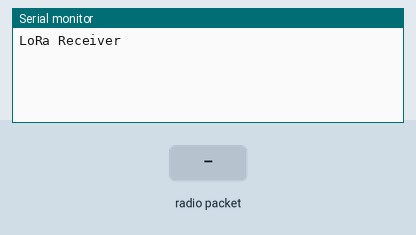
Simulated run of this program. Board: Arduino Uno, built with avr-gcc and run on an emulated ATmega328P. Shown: the last lines printed to the serial monitor. The inputs (shaded band) are chosen by the test bench. No radio packets arrive unless stated.

Above: at 1.2 s.
1.3 s: radio packet "1" arrives
At 2.5 s:
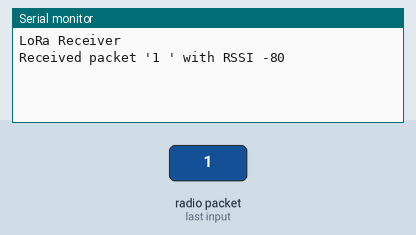
2.8 s: radio packet "0" arrives
At 3.9 s:
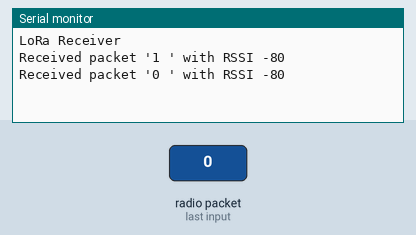
4.3 s: radio packet "2" arrives
At 5.1 s:
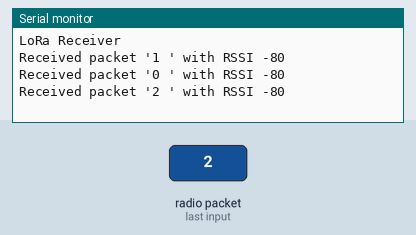

Measured:
- after the input at 1.3 s, the serial monitor: prints a new line at once (image 1)
- after the input at 2.8 s, the serial monitor: prints a new line at once (image 2)
- after the input at 4.3 s, the serial monitor: prints a new line at once (image 3)

The program:

main.cpp
```cpp
#include <SPI.h>
#include <LoRa.h>

void setup() {
  Serial.begin(9600);
  while (!Serial);

  Serial.println("LoRa Receiver");

  if (!LoRa.begin(915E6)) {
    Serial.println("Starting LoRa failed!");
    while (1);
  }
}

void loop() {
  // try to parse packet
  int packetSize = LoRa.parsePacket();
  if (packetSize) {
    // received a packet
    Serial.print("Received packet '");

    // read packet
    while (LoRa.available()) {
      Serial.print((char)LoRa.read());
      Serial.print(' ');
    }

    // print RSSI of packet
    Serial.print("' with RSSI ");
    Serial.println(LoRa.packetRssi());
  }
}
```

test.cpp
```cpp
// #include <Arduino.h>
// #include <HardwareSerial.h>
// #include <SoftwareSerial.h>
// #include <TinyGPS.h>
// #include <LoRa.h>

// TinyGPS gps;
// SoftwareSerial ss(3, 4); // Arduino TX, RX ,

// static void smartdelay(unsigned long ms);
// static void print_float(float val, float invalid, int len, int prec);
// static void print_int(unsigned long val, unsigned long invalid, int len);
// static void print_date(TinyGPS &gps);
// static void print_str(const char *str, int len);

// void setup()
// {
//     // initialize both serial ports:
//     Serial.begin(9600); // Serial to print out GPS info in Arduino IDE
//     ss.begin(9600);     // SoftSerial port to get GPS data.
//     while (!Serial)
//     {
//         ;
//     };
//     Serial.println("Minitor Dragino LoRa GPS Shield Status");
//     Serial.print("Testing TinyGPS library v. ");
//     Serial.println(TinyGPS::library_version());
//     Serial.println();
//     Serial.println("Sats HDOP Latitude  Longitude  Fix  Date       Time     Date Alt    Course Speed Card  Distance Course Card  Chars Sentences Checksum");
//     Serial.println("          (deg)     (deg)      Age                      Age  (m)    --- from GPS ----  ---- to London  ----  RX    RX        Fail");
//     Serial.println("-------------------------------------------------------------------------------------------------------------------------------------");
// }

// void loop()
// {
//     float flat, flon;
//     unsigned long age, date, time, chars = 0;
//     unsigned short sentences = 0, failed = 0;
//     static const double LONDON_LAT = 51.508131, LONDON_LON = -0.128002;

//     print_int(gps.satellites(), TinyGPS::GPS_INVALID_SATELLITES, 5);
//     print_int(gps.hdop(), TinyGPS::GPS_INVALID_HDOP, 5);
//     gps.f_get_position(&flat, &flon, &age);
//     print_float(flat, TinyGPS::GPS_INVALID_F_ANGLE, 10, 6);
//     print_float(flon, TinyGPS::GPS_INVALID_F_ANGLE, 11, 6);
//     print_int(age, TinyGPS::GPS_INVALID_AGE, 5);
//     print_date(gps);
//     print_float(gps.f_altitude(), TinyGPS::GPS_INVALID_F_ALTITUDE, 7, 2);
//     print_float(gps.f_course(), TinyGPS::GPS_INVALID_F_ANGLE, 7, 2);
//     print_float(gps.f_speed_kmph(), TinyGPS::GPS_INVALID_F_SPEED, 6, 2);
//     print_str(gps.f_course() == TinyGPS::GPS_INVALID_F_ANGLE ? "*** " : TinyGPS::cardinal(gps.f_course()), 6);
//     print_int(flat == TinyGPS::GPS_INVALID_F_ANGLE ? 0xFFFFFFFF : (unsigned long)TinyGPS::distance_between(flat, flon, LONDON_LAT, LONDON_LON) / 1000, 0xFFFFFFFF, 9);
//     print_float(flat == TinyGPS::GPS_INVALID_F_ANGLE ? TinyGPS::GPS_INVALID_F_ANGLE : TinyGPS::course_to(flat, flon, LONDON_LAT, LONDON_LON), TinyGPS::GPS_INVALID_F_ANGLE, 7, 2);
//     print_str(flat == TinyGPS::GPS_INVALID_F_ANGLE ? "*** " : TinyGPS::cardinal(TinyGPS::course_to(flat, flon, LONDON_LAT, LONDON_LON)), 6);

//     gps.stats(&chars, &sentences, &failed);
//     print_int(chars, 0xFFFFFFFF, 6);
//     print_int(sentences, 0xFFFFFFFF, 10);
//     print_int(failed, 0xFFFFFFFF, 9);

//     LoRa.beginPacket();
//     LoRa.print(flat, 6);
//     LoRa.print(flon, 6);
//     LoRa.print(gps.f_altitude(), 2);
//     LoRa.endPacket();

//     Serial.println();

//     smartdelay(1000);
//     //delay(1000);
// }

// static void smartdelay(unsigned long ms)
// {
//     unsigned long start = millis();
//     do
//     {
//         while (ss.available())
//         {
//             //ss.print(Serial.read());
//             gps.encode(ss.read());
//         }
//     } while (millis() - start < ms);
// }

// static void print_float(float val, float invalid, int len, int prec)
// {
//     if (val == invalid)
//     {
//         while (len-- > 1)
//             Serial.print('*');
//         Serial.print(' ');
//     }
//     else
//     {
//         Serial.print(val, prec);
//         int vi = abs((int)val);
//         int flen = prec + (val < 0.0 ? 2 : 1); // . and -
//         flen += vi >= 1000 ? 4 : vi >= 100 ? 3 : vi >= 10 ? 2 : 1;
//         for (int i = flen; i < len; ++i)
//             Serial.print(' ');
//     }
//     smartdelay(0);
// }

// static void print_int(unsigned long val, unsigned long invalid, int len)
// {
//     char sz[32];
//     if (val == invalid)
//         strcpy(sz, "*******");
//     else
//         sprintf(sz, "%ld", val);
//     sz[len] = 0;
//     for (int i = strlen(sz); i < len; ++i)
//         sz[i] = ' ';
//     if (len > 0)
//         sz[len - 1] = ' ';
//     Serial.print(sz);
//     smartdelay(0);
// }

// static void print_date(TinyGPS &gps)
// {
//     int year;
//     byte month, day, hour, minute, second, hundredths;
//     unsigned long age;
//     gps.crack_datetime(&year, &month, &day, &hour, &minute, &second, &hundredths, &age);
//     if (age == TinyGPS::GPS_INVALID_AGE)
//         Serial.print("********** ******** ");
//     else
//     {
//         char sz[32];
//         sprintf(sz, "%02d/%02d/%02d %02d:%02d:%02d ",
//                 month, day, year, hour, minute, second);
//         Serial.print(sz);
//     }
//     print_int(age, TinyGPS::GPS_INVALID_AGE, 5);
//     smartdelay(0);
// }

// static void print_str(const char *str, int len)
// {
//     int slen = strlen(str);
//     for (int i = 0; i < len; ++i)
//         Serial.print(i < slen ? str[i] : ' ');
//     smartdelay(0);
// }


// static void lora_float(float val){

// }
```
